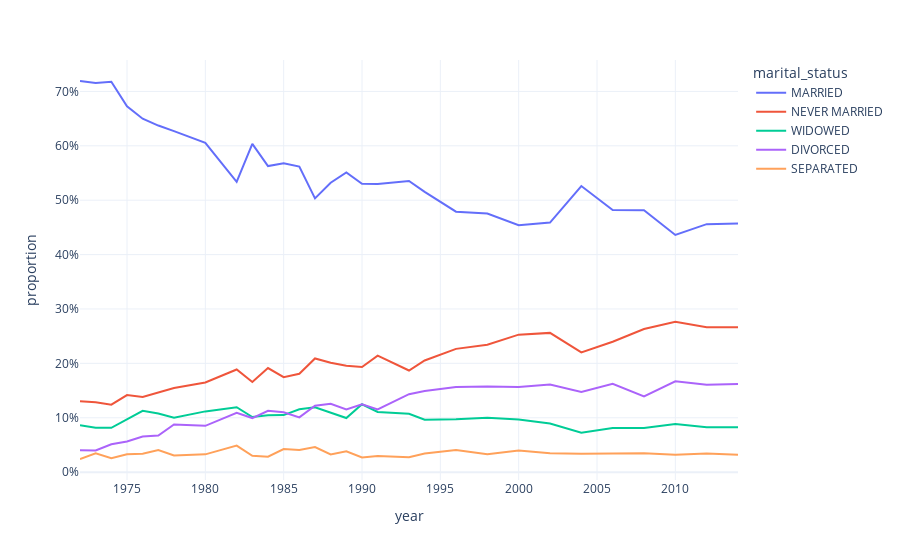

Notebook code cell kept with this figure:
### Code cell
# Create a new figure object
fig = px.line(marital_rates,
             x='year',
             y='proportion',
             color='marital_status',
             template='plotly_white')



# Update the y-axis to show percentages
fig.update_yaxes(tickformat='.0%')

# Show the plot
fig.show()

### Figure 1 — Plotly figure (JSON) as saved in the notebook; plotly's stock layout.template omitted (floating-point values rounded to 4 significant figures)
{"data": [{"hovertemplate": "marital_status=MARRIED<br>year=%{x}<br>proportion=%{y}<extra></extra>", "legendgroup": "MARRIED", "line": {"color": "#636efa", "dash": "solid"}, "marker": {"symbol": "circle"}, "mode": "lines", "name": "MARRIED", "orientation": "v", "showlegend": true, "x": [1972, 1973, 1974, 1975, 1976, 1977, 1978, 1980, 1982, 1983, 1984, 1985, 1986, 1987, 1988, 1989, 1990, 1991, 1993, 1994, 1996, 1998, 2000, 2002, 2004, 2006, 2008, 2010, 2012, 2014], "xaxis": "x", "y": [0.7192, 0.7154, 0.7177, 0.6725, 0.6498, 0.6373, 0.627, 0.6056, 0.5339, 0.6035, 0.5628, 0.5678, 0.5619, 0.5033, 0.5321, 0.5511, 0.5303, 0.53, 0.5352, 0.5152, 0.4788, 0.4755, 0.4538, 0.459, 0.526, 0.4818, 0.4817, 0.4361, 0.4559, 0.457], "yaxis": "y", "type": "scatter"}, {"hovertemplate": "marital_status=NEVER MARRIED<br>year=%{x}<br>proportion=%{y}<extra></extra>", "legendgroup": "NEVER MARRIED", "line": {"color": "#EF553B", "dash": "solid"}, "marker": {"symbol": "circle"}, "mode": "lines", "name": "NEVER MARRIED", "orientation": "v", "showlegend": true, "x": [1972, 1973, 1974, 1975, 1976, 1977, 1978, 1980, 1982, 1983, 1984, 1985, 1986, 1987, 1988, 1989, 1990, 1991, 1993, 1994, 1996, 1998, 2000, 2002, 2004, 2006, 2008, 2010, 2012, 2014], "xaxis": "x", "y": [0.1302, 0.1283, 0.124, 0.1416, 0.1381, 0.1471, 0.1548, 0.1649, 0.1887, 0.1657, 0.1914, 0.1747, 0.181, 0.209, 0.2012, 0.1958, 0.1933, 0.2142, 0.1869, 0.2053, 0.2267, 0.2342, 0.2528, 0.2561, 0.2201, 0.2398, 0.2631, 0.2766, 0.2665, 0.2664], "yaxis": "y", "type": "scatter"}, {"hovertemplate": "marital_status=WIDOWED<br>year=%{x}<br>proportion=%{y}<extra></extra>", "legendgroup": "WIDOWED", "line": {"color": "#00cc96", "dash": "solid"}, "marker": {"symbol": "circle"}, "mode": "lines", "name": "WIDOWED", "orientation": "v", "showlegend": true, "x": [1972, 1973, 1974, 1975, 1976, 1977, 1978, 1980, 1982, 1983, 1984, 1985, 1986, 1987, 1988, 1989, 1990, 1991, 1993, 1994, 1996, 1998, 2000, 2002, 2004, 2006, 2008, 2010, 2012, 2014], "xaxis": "x", "y": [0.08617, 0.08178, 0.08154, 0.09664, 0.1127, 0.1078, 0.09993, 0.1117, 0.1194, 0.1013, 0.1045, 0.105, 0.1156, 0.1194, 0.1087, 0.09954, 0.1247, 0.1107, 0.1072, 0.09629, 0.09714, 0.09996, 0.09695, 0.08933, 0.07255, 0.08126, 0.08127, 0.0886, 0.08257, 0.08248], "yaxis": "y", "type": "scatter"}, {"hovertemplate": "marital_status=DIVORCED<br>year=%{x}<br>proportion=%{y}<extra></extra>", "legendgroup": "DIVORCED", "line": {"color": "#ab63fa", "dash": "solid"}, "marker": {"symbol": "circle"}, "mode": "lines", "name": "DIVORCED", "orientation": "v", "showlegend": true, "x": [1972, 1973, 1974, 1975, 1976, 1977, 1978, 1980, 1982, 1983, 1984, 1985, 1986, 1987, 1988, 1989, 1990, 1991, 1993, 1994, 1996, 1998, 2000, 2002, 2004, 2006, 2008, 2010, 2012, 2014], "xaxis": "x", "y": [0.0403, 0.03989, 0.05121, 0.05638, 0.06538, 0.06732, 0.08752, 0.08515, 0.1091, 0.09944, 0.1127, 0.1102, 0.1007, 0.1221, 0.1256, 0.1152, 0.1247, 0.1154, 0.1433, 0.1491, 0.1567, 0.1575, 0.1566, 0.1609, 0.1476, 0.1625, 0.1392, 0.1669, 0.1606, 0.1622], "yaxis": "y", "type": "scatter"}, {"hovertemplate": "marital_status=SEPARATED<br>year=%{x}<br>proportion=%{y}<extra></extra>", "legendgroup": "SEPARATED", "line": {"color": "#FFA15A", "dash": "solid"}, "marker": {"symbol": "circle"}, "mode": "lines", "name": "SEPARATED", "orientation": "v", "showlegend": true, "x": [1972, 1973, 1974, 1975, 1976, 1977, 1978, 1980, 1982, 1983, 1984, 1985, 1986, 1987, 1988, 1989, 1990, 1991, 1993, 1994, 1996, 1998, 2000, 2002, 2004, 2006, 2008, 2010, 2012, 2014], "xaxis": "x", "y": [0.02418, 0.03457, 0.02561, 0.03289, 0.03402, 0.04052, 0.0307, 0.0327, 0.04892, 0.03002, 0.02851, 0.04237, 0.04082, 0.0462, 0.03241, 0.03839, 0.02699, 0.02966, 0.02741, 0.0341, 0.04065, 0.03285, 0.03977, 0.03472, 0.03378, 0.03464, 0.03469, 0.03182, 0.03445, 0.03197], "yaxis": "y", "type": "scatter"}], "layout": {"xaxis": {"anchor": "y", "domain": [0, 1], "title": {"text": "year"}}, "yaxis": {"anchor": "x", "domain": [0, 1], "title": {"text": "proportion"}, "tickformat": ".0%"}, "legend": {"title": {"text": "marital_status"}, "tracegroupgap": 0}, "margin": {"t": 60}}}
